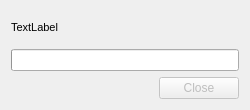
<?xml version="1.0" encoding="UTF-8"?>
<ui version="4.0">
 <class>sendStatus</class>
 <widget class="QDialog" name="sendStatus">
  <property name="geometry">
   <rect>
    <x>0</x>
    <y>0</y>
    <width>250</width>
    <height>110</height>
   </rect>
  </property>
  <property name="minimumSize">
   <size>
    <width>250</width>
    <height>110</height>
   </size>
  </property>
  <property name="windowTitle">
   <string>Dialog</string>
  </property>
  <layout class="QVBoxLayout" name="verticalLayout">
   <item>
    <widget class="QLabel" name="label">
     <property name="font">
      <font>
       <pointsize>8</pointsize>
      </font>
     </property>
     <property name="text">
      <string>TextLabel</string>
     </property>
    </widget>
   </item>
   <item>
    <widget class="QProgressBar" name="progressBar"/>
   </item>
   <item>
    <widget class="QDialogButtonBox" name="buttonBox">
     <property name="enabled">
      <bool>false</bool>
     </property>
     <property name="orientation">
      <enum>Qt::Horizontal</enum>
     </property>
     <property name="standardButtons">
      <set>QDialogButtonBox::Close</set>
     </property>
    </widget>
   </item>
  </layout>
 </widget>
 <resources/>
 <connections>
  <connection>
   <sender>buttonBox</sender>
   <signal>clicked(QAbstractButton*)</signal>
   <receiver>sendStatus</receiver>
   <slot>close()</slot>
   <hints>
    <hint type="sourcelabel">
     <x>200</x>
     <y>255</y>
    </hint>
    <hint type="destinationlabel">
     <x>199</x>
     <y>149</y>
    </hint>
   </hints>
  </connection>
 </connections>
</ui>
